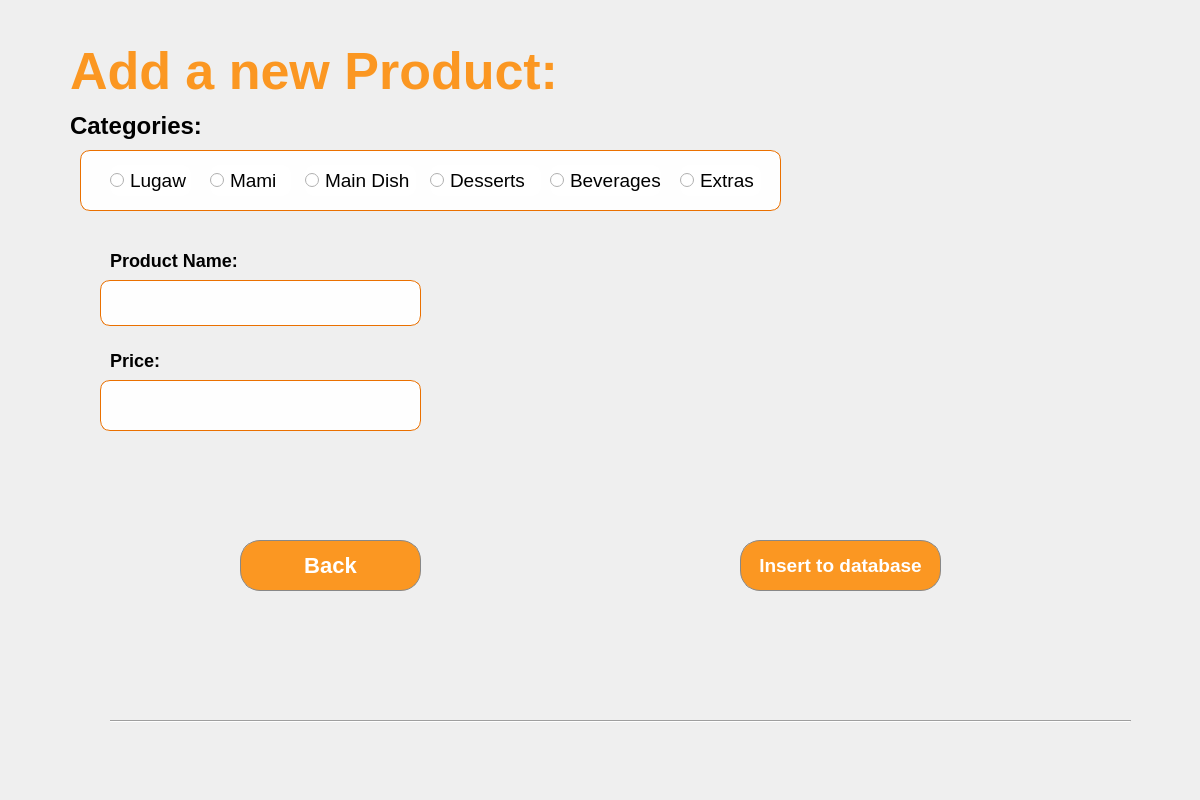
<?xml version="1.0" encoding="UTF-8"?>
<ui version="4.0">
 <class>Dialog</class>
 <widget class="QDialog" name="Dialog">
  <property name="geometry">
   <rect>
    <x>0</x>
    <y>0</y>
    <width>1200</width>
    <height>800</height>
   </rect>
  </property>
  <property name="windowTitle">
   <string>Dialog</string>
  </property>
  <widget class="QWidget" name="bgwidget" native="true">
   <property name="geometry">
    <rect>
     <x>0</x>
     <y>0</y>
     <width>1200</width>
     <height>800</height>
    </rect>
   </property>
   <property name="layoutDirection">
    <enum>Qt::LeftToRight</enum>
   </property>
   <property name="styleSheet">
    <string notr="true"/>
   </property>
   <widget class="QLabel" name="label">
    <property name="geometry">
     <rect>
      <x>70</x>
      <y>30</y>
      <width>521</width>
      <height>81</height>
     </rect>
    </property>
    <property name="layoutDirection">
     <enum>Qt::LeftToRight</enum>
    </property>
    <property name="styleSheet">
     <string notr="true">color: #FB9722;
font-family:&quot;Inter&quot;;
font-size:52px;
font-weight:500;
</string>
    </property>
    <property name="text">
     <string>Add a new Product:</string>
    </property>
    <property name="wordWrap">
     <bool>true</bool>
    </property>
   </widget>
   <widget class="QLabel" name="error">
    <property name="geometry">
     <rect>
      <x>220</x>
      <y>470</y>
      <width>431</width>
      <height>21</height>
     </rect>
    </property>
    <property name="styleSheet">
     <string notr="true">font: 11pt &quot;MS Shell Dlg 2&quot;;
color: rgb(255, 0, 0);</string>
    </property>
    <property name="text">
     <string/>
    </property>
   </widget>
   <widget class="QPushButton" name="backbtn">
    <property name="geometry">
     <rect>
      <x>240</x>
      <y>540</y>
      <width>181</width>
      <height>51</height>
     </rect>
    </property>
    <property name="styleSheet">
     <string notr="true">QPushButton{
	color: #FFFFFF;
    background-color: #FB9722;
    border: 1px solid #888888;
    border-radius: 20px;
	font-family: 'Inter';
    font-size: 22px;
    font-weight: 500;
}
QPushButton:hover {
	background-color: rgb(255, 167, 25);
}

QPushButton:pressed {
 	background-color: #FB9722;
}</string>
    </property>
    <property name="text">
     <string>Back</string>
    </property>
   </widget>
   <widget class="QPushButton" name="insertbtn">
    <property name="geometry">
     <rect>
      <x>740</x>
      <y>540</y>
      <width>201</width>
      <height>51</height>
     </rect>
    </property>
    <property name="styleSheet">
     <string notr="true">QPushButton{
	color: #FFFFFF;
    background-color: #FB9722;
    border: 1px solid #888888;
    border-radius: 20px;
	font-family: 'Inter';
    font-size: 19px;
    font-weight: 500;
}
QPushButton:hover {
	background-color: rgb(255, 167, 25);
}

QPushButton:pressed {
 	background-color: #FB9722;
}</string>
    </property>
    <property name="text">
     <string>Insert to database</string>
    </property>
   </widget>
   <widget class="QLineEdit" name="pricefield">
    <property name="geometry">
     <rect>
      <x>100</x>
      <y>380</y>
      <width>321</width>
      <height>51</height>
     </rect>
    </property>
    <property name="styleSheet">
     <string notr="true">QLineEdit{
	padding-left: 25px;
    border-radius: 10px;
    border: 1px solid rgb(234, 112, 0);  
    background-color: rgba(255, 255, 255, 240);
    font-family: 'Roboto';
	font-size: 17px;
	font-weight: 400;
}

</string>
    </property>
   </widget>
   <widget class="QLabel" name="label_3">
    <property name="geometry">
     <rect>
      <x>110</x>
      <y>250</y>
      <width>141</width>
      <height>21</height>
     </rect>
    </property>
    <property name="styleSheet">
     <string notr="true">QLabel{
    color: #000000;
    font-family: 'Inter';
    font-size: 18px;
    font-weight: 500;
}</string>
    </property>
    <property name="text">
     <string>Product Name:</string>
    </property>
   </widget>
   <widget class="QLabel" name="label_4">
    <property name="geometry">
     <rect>
      <x>110</x>
      <y>350</y>
      <width>71</width>
      <height>21</height>
     </rect>
    </property>
    <property name="styleSheet">
     <string notr="true">QLabel{
    color: #000000;
    font-family: 'Inter';
    font-size: 18px;
    font-weight: 500;
}</string>
    </property>
    <property name="text">
     <string>Price:</string>
    </property>
   </widget>
   <widget class="QGroupBox" name="groupBox">
    <property name="geometry">
     <rect>
      <x>80</x>
      <y>150</y>
      <width>701</width>
      <height>61</height>
     </rect>
    </property>
    <property name="styleSheet">
     <string notr="true">border-radius: 10px;
border: 1px solid rgb(234, 112, 0);  
background-color: rgba(255, 255, 255, 240);
font-family: 'Roboto';
font-size: 17px;
font-weight: 400;

</string>
    </property>
    <property name="title">
     <string/>
    </property>
    <widget class="QRadioButton" name="lugawbtn">
     <property name="geometry">
      <rect>
       <x>30</x>
       <y>15</y>
       <width>81</width>
       <height>31</height>
      </rect>
     </property>
     <property name="styleSheet">
      <string notr="true">font-family:&quot;Roboto&quot;;
font-size:19px;
font-weight: 400;
border:none;</string>
     </property>
     <property name="text">
      <string>Lugaw</string>
     </property>
    </widget>
    <widget class="QRadioButton" name="mamibtn">
     <property name="geometry">
      <rect>
       <x>130</x>
       <y>15</y>
       <width>81</width>
       <height>31</height>
      </rect>
     </property>
     <property name="styleSheet">
      <string notr="true">font-family:&quot;Roboto&quot;;
font-size:19px;
font-weight: 400;
border:none;</string>
     </property>
     <property name="text">
      <string>Mami</string>
     </property>
    </widget>
    <widget class="QRadioButton" name="maindishbtn">
     <property name="geometry">
      <rect>
       <x>225</x>
       <y>15</y>
       <width>111</width>
       <height>31</height>
      </rect>
     </property>
     <property name="styleSheet">
      <string notr="true">font-family:&quot;Roboto&quot;;
font-size:19px;
font-weight: 400;
border:none;</string>
     </property>
     <property name="text">
      <string>Main Dish</string>
     </property>
    </widget>
    <widget class="QRadioButton" name="dessertsbtn">
     <property name="geometry">
      <rect>
       <x>350</x>
       <y>15</y>
       <width>111</width>
       <height>31</height>
      </rect>
     </property>
     <property name="styleSheet">
      <string notr="true">font-family:&quot;Roboto&quot;;
font-size:19px;
font-weight: 400;
border:none;</string>
     </property>
     <property name="text">
      <string>Desserts</string>
     </property>
    </widget>
    <widget class="QRadioButton" name="beveragesbtn">
     <property name="geometry">
      <rect>
       <x>470</x>
       <y>15</y>
       <width>111</width>
       <height>31</height>
      </rect>
     </property>
     <property name="styleSheet">
      <string notr="true">font-family:&quot;Roboto&quot;;
font-size:19px;
font-weight: 400;
border:none;</string>
     </property>
     <property name="text">
      <string>Beverages</string>
     </property>
    </widget>
    <widget class="QRadioButton" name="extrasbtn">
     <property name="geometry">
      <rect>
       <x>600</x>
       <y>15</y>
       <width>81</width>
       <height>31</height>
      </rect>
     </property>
     <property name="styleSheet">
      <string notr="true">font-family:&quot;Roboto&quot;;
font-size:19px;
font-weight: 400;
border:none;</string>
     </property>
     <property name="text">
      <string>Extras</string>
     </property>
    </widget>
   </widget>
   <widget class="QLabel" name="label_7">
    <property name="geometry">
     <rect>
      <x>70</x>
      <y>110</y>
      <width>141</width>
      <height>31</height>
     </rect>
    </property>
    <property name="styleSheet">
     <string notr="true">QLabel{
    color: #000000;
    font-family: 'Inter';
    font-size: 24px;
    font-weight: 500;
}</string>
    </property>
    <property name="text">
     <string>Categories:</string>
    </property>
   </widget>
   <widget class="QLineEdit" name="pnamefield">
    <property name="geometry">
     <rect>
      <x>100</x>
      <y>280</y>
      <width>321</width>
      <height>46</height>
     </rect>
    </property>
    <property name="styleSheet">
     <string notr="true">QLineEdit{
	padding-left: 25px;
    border-radius: 10px;
    border: 1px solid rgb(234, 112, 0);  
    background-color: rgba(255, 255, 255, 240);
    font-family: 'Roboto';
	font-size: 17px;
	font-weight: 400;
}
</string>
    </property>
    <property name="placeholderText">
     <string/>
    </property>
    <property name="cursorMoveStyle">
     <enum>Qt::LogicalMoveStyle</enum>
    </property>
    <property name="clearButtonEnabled">
     <bool>true</bool>
    </property>
   </widget>
   <widget class="Line" name="navline">
    <property name="geometry">
     <rect>
      <x>110</x>
      <y>720</y>
      <width>1021</width>
      <height>3</height>
     </rect>
    </property>
    <property name="styleSheet">
     <string notr="true">Line#navline{
border:  1 solid #FF8A00;
background-color: rgb(255, 138, 0);
}
</string>
    </property>
    <property name="orientation">
     <enum>Qt::Horizontal</enum>
    </property>
   </widget>
  </widget>
 </widget>
 <resources/>
 <connections/>
</ui>
